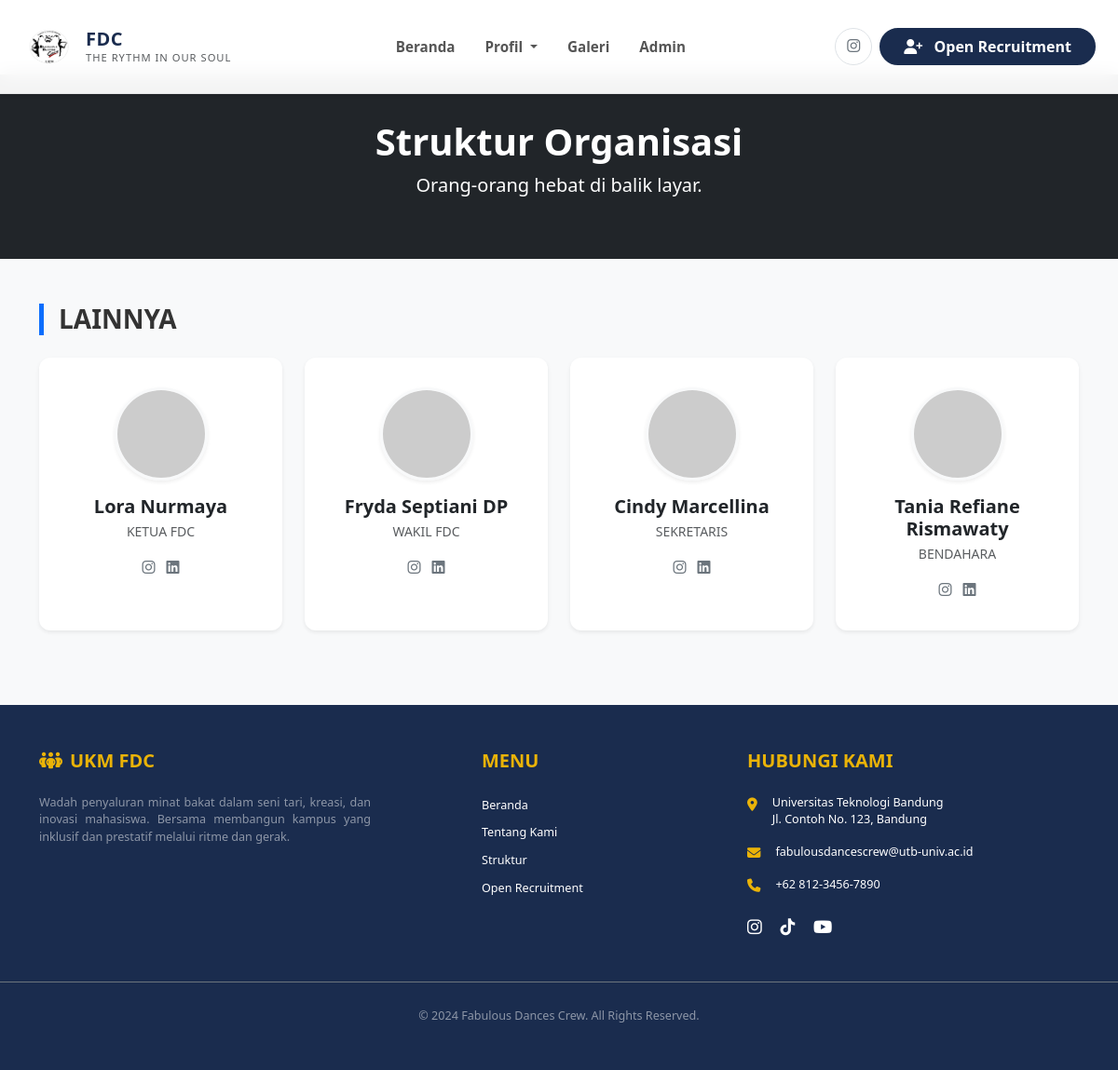
/departemen.php, run on an earlier commit of the app's database.
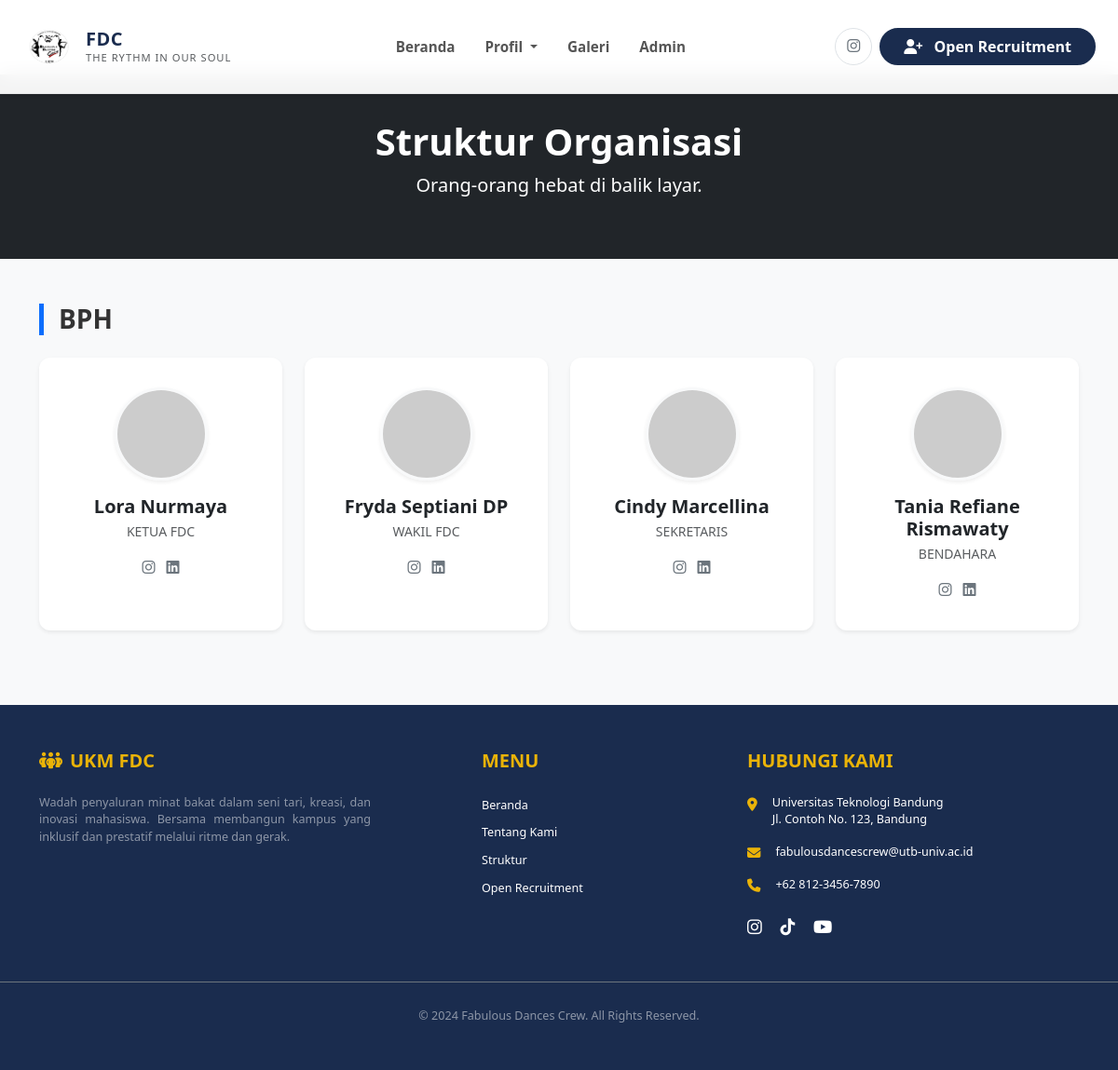
And on a later commit of the database.
### tables this page shows
CREATE TABLE `tabel_anggota` (
  `id` int(11) NOT NULL AUTO_INCREMENT,
  `nama` varchar(100) NOT NULL,
  `jabatan` varchar(100) NOT NULL,
  `divisi_id` int(11) NOT NULL,
  `foto` varchar(255) DEFAULT 'default.png',
  `created_at` timestamp DEFAULT current_timestamp(),
  PRIMARY KEY (`id`),
  CONSTRAINT `fk_anggota_divisi` FOREIGN KEY (`divisi_id`) REFERENCES `tabel_divisi` (`id`) ON DELETE CASCADE
);

### departemen.php (the view)
<?php
include 'includes/db.php';
include 'includes/header.php';
$anggota_data = $pdo->query("SELECT a.*, d.nama_divisi FROM tabel_anggota a
    LEFT JOIN tabel_divisi d ON a.divisi_id = d.id
    ORDER BY d.id, a.id")->fetchAll();
$struktur = [];
foreach ($anggota_data as $row) {
    $divisi = $row['nama_divisi'] ?? 'Lainnya';
    if (!isset($struktur[$divisi])) {
        $struktur[$divisi] = [];
    }
    $struktur[$divisi][] = [
        'nama' => $row['nama'],
        'jabatan' => $row['jabatan'],
        'foto' => $row['foto']
    ];
}
?>
<div class="bg-dark text-white py-5 text-center mb-5">
    <div class="container">
        <h1 class="fw-bold">Struktur Organisasi</h1>
        <p class="lead">Orang-orang hebat di balik layar.</p>
    </div>
</div>
<div class="container mb-5">
    <?php foreach ($struktur as $nama_dept => $anggota_list): ?>
        <div class="mb-5">
            <h3 class="border-start border-5 border-primary ps-3 fw-bold mb-4 text-uppercase">
                <?= htmlspecialchars($nama_dept) ?>
            </h3>
            <div class="row g-4">
                <?php foreach ($anggota_list as $anggota): ?>
                <div class="col-lg-3 col-md-6 col-sm-12">
                    <div class="card h-100 border-0 shadow-sm text-center p-3 hover-effect">
                        <div class="card-body">
                            <img src="assets/images/<?= $anggota['foto'] ?>"
                                 onerror="this.src='https://via.placeholder.com/150'"
                                 alt="Foto Profil"
                                 class="rounded-circle mb-3 border border-3 border-light shadow-sm"
                                 style="width: 100px; height: 100px; object-fit: cover;">
                            <h5 class="card-title fw-bold mb-1"><?= htmlspecialchars($anggota['nama']) ?></h5>
                            <p class="card-text text-muted small text-uppercase mb-3"><?= htmlspecialchars($anggota['jabatan']) ?></p>
                            <div>
                                <a href="#" class="text-secondary me-2"><i class="fa-brands fa-instagram"></i></a>
                                <a href="#" class="text-secondary"><i class="fa-brands fa-linkedin"></i></a>
                            </div>
                        </div>
                    </div>
                </div>
                <?php endforeach; ?>
            </div>
        </div>
    <?php endforeach; ?>
</div>
<?php include 'includes/footer.php'; ?>

### includes/header.php (shortened to what this page needs)
<!DOCTYPE html>
<html lang="id">
<head>
    <link href="https://cdn.jsdelivr.net/npm/bootstrap@5.3.0/dist/css/bootstrap.min.css" rel="stylesheet">
    <link rel="stylesheet" href="https://cdnjs.cloudflare.com/ajax/libs/font-awesome/6.4.0/css/all.min.css">
    <link rel="stylesheet" href="assets/css/style.css">
</head>
<body>
<nav class="navbar navbar-expand-lg fixed-top navbar-light bg-white shadow-sm transition-navbar">
  <div class="container-fluid px-4">
    <a class="navbar-brand d-flex align-items-center" href="index.php">
        <img src="assets/images/logo.png" alt="Logo" height="60" class="me-2">
        <div class="d-flex flex-column">
            <span class="fw-bold text-custom-dark" style="line-height: 1.2;">FDC</span>
            <span class="small text-muted text-uppercase" style="font-size: 0.7rem; letter-spacing: 1px;">The Rythm in Our Soul</span>
        </div>
    </a>
    <div class="collapse navbar-collapse" id="navbarContent">
      <ul class="navbar-nav mx-auto mb-2 mb-lg-0 fw-semibold">
        <li class="nav-item">
            <a class="nav-link" href="index.php">Beranda</a>
        </li>
        <li class="nav-item dropdown">
          <a class="nav-link dropdown-toggle" href="#" role="button" data-bs-toggle="dropdown">
            Profil
          </a>
        </li>
        <li class="nav-item">
            <a class="nav-link" href="galeri.php">Galeri</a>
        </li>
        <li class="nav-item">
            <a class="nav-link" href="login.php">Admin</a>
        </li>
      </ul>
      <div class="d-flex gap-2">
        <a href="#" class="btn btn-outline-secondary rounded-circle d-none d-lg-block" style="width: 40px; height: 40px; padding: 6px;">
            <i class="fa-brands fa-instagram"></i>
        </a>
        <a href="registrasi.php" class="btn btn-custom-dark rounded-pill px-4">
            <i class="fa-solid fa-user-plus me-2"></i> Open Recruitment
        </a>
      </div>
    </div>
  </div>
</nav>

### includes/footer.php (shortened to what this page needs)
<footer class="w-100 py-5 text-white position-relative" style="background-color: #1a2c4e; margin-top: 80px; clear: both;">
    <div class="container">
        <div class="row g-4 justify-content-between">
            <div class="col-lg-4 col-md-6 col-12">
                <h5 class="fw-bold mb-4 d-flex align-items-center text-warning">
                    <i class="fa-solid fa-people-group me-2"></i> UKM FDC
                </h5>
                <p class="small text-white-50" style="text-align: justify;">
                    Wadah penyaluran minat bakat dalam seni tari, kreasi, dan inovasi mahasiswa.
                    Bersama membangun kampus yang inklusif dan prestatif melalui ritme dan gerak.
                </p>
            </div>
            <div class="col-lg-2 col-md-6 col-12">
                <h5 class="fw-bold mb-4 text-warning">MENU</h5>
                <ul class="list-unstyled">
                    <li class="mb-2"><a href="index.php" class="text-white text-decoration-none small">Beranda</a></li>
                    <li class="mb-2"><a href="about.php" class="text-white text-decoration-none small">Tentang Kami</a></li>
                    <li class="mb-2"><a href="departemen.php" class="text-white text-decoration-none small">Struktur</a></li>
                    <li class="mb-2"><a href="registrasi.php" class="text-white text-decoration-none small">Open Recruitment</a></li>
                </ul>
            </div>
            <div class="col-lg-4 col-md-12 col-12">
                <h5 class="fw-bold mb-4 text-warning">HUBUNGI KAMI</h5>
                <div class="d-flex mb-3 align-items-start">
                    <i class="fa-solid fa-location-dot me-3 mt-1 text-warning"></i>
                    <span class="small">Universitas Teknologi Bandung<br>Jl. Contoh No. 123, Bandung</span>
                </div>
                <div class="d-flex mb-3 align-items-center">
                    <i class="fa-solid fa-envelope me-3 text-warning"></i>
                    <span class="small">fabulousdancescrew@utb-univ.ac.id</span>
                </div>
                <div class="d-flex mb-3 align-items-center">
                    <i class="fa-solid fa-phone me-3 text-warning"></i>
                    <span class="small">+62 812-3456-7890</span>
                </div>
                <div class="mt-4">
                    <a href="#" class="text-white me-3"><i class="fa-brands fa-instagram fa-lg"></i></a>
                    <a href="#" class="text-white me-3"><i class="fa-brands fa-tiktok fa-lg"></i></a>
                    <a href="#" class="text-white"><i class="fa-brands fa-youtube fa-lg"></i></a>
                </div>
            </div>
        </div>
    </div>
    <div class="text-center pt-4 mt-5 border-top border-secondary">
        <small class="text-white-50">&copy; 2024 Fabulous Dances Crew. All Rights Reserved.</small>
    </div>
</footer>
</body>
</html>

### assets/css/style.css (style rules this page uses)
:root { --primary-color: #1a2c4e; --accent-color: #eab308; --text-dark: #333333; --text-light: #6c757d; --bg-light: #f8f9fa; }
body { font-family: 'Segoe UI', Roboto, Helvetica, Arial, sans-serif; background-color: var(--bg-light); color: var(--text-dark); overflow-x: hidden; }
.navbar { background-color: rgba(255, 255, 255, 0.95) !important; backdrop-filter: blur(10px); border-bottom: 1px solid rgba(0,0,0,0.05); padding-top: 15px; padding-bottom: 15px; transition: all 0.3s ease-in-out; }
.navbar-brand img { transition: transform 0.3s; }
.text-custom-dark { color: var(--primary-color); letter-spacing: 0.5px; }
.nav-link { color: #555 !important; font-size: 0.95rem; margin: 0 8px; position: relative; transition: color 0.3s ease; }
.nav-link:not(.dropdown-toggle)::after { content: ''; position: absolute; width: 0; height: 2px; bottom: 0; left: 0; background-color: var(--primary-color); transition: width 0.3s ease-in-out; }
.btn-custom-dark { background-color: var(--primary-color); color: #fff; font-weight: 600; border: 2px solid var(--primary-color); transition: all 0.3s ease; }
.btn-outline-secondary { border-color: #dee2e6; color: #6c757d; display: flex; align-items: center; justify-content: center; transition: all 0.3s; }
.card { border-radius: 12px; overflow: hidden; transition: transform 0.3s ease, box-shadow 0.3s ease; }
footer { background-color: #1a1a1a; font-size: 0.9rem; }
.navbar { transition: all 0.3s ease-in-out; }
.text-warning { color: #eab308 !important; }

What changed in the data, as far as the page shows it:
changed tabel_anggota "Lora Nurmaya": moves from the list under "LAINNYA" to the list under "BPH"
changed tabel_anggota "Fryda Septiani DP": moves from the list under "LAINNYA" to the list under "BPH"
changed tabel_anggota "Cindy Marcellina": moves from the list under "LAINNYA" to the list under "BPH"
changed tabel_anggota "Tania Refiane Rismawaty": moves from the list under "LAINNYA" to the list under "BPH"
Also different on the page:
new list line: "BPH"
list line gone: "LAINNYA"
